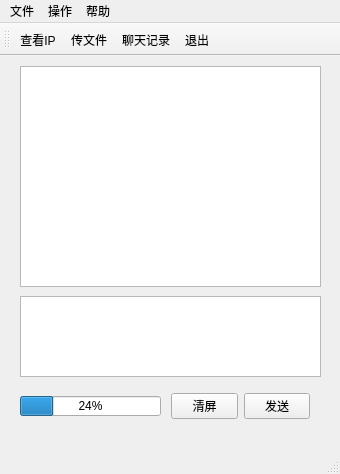
<?xml version="1.0" encoding="UTF-8"?>
<ui version="4.0">
 <class>MainWindow</class>
 <widget class="QMainWindow" name="MainWindow">
  <property name="geometry">
   <rect>
    <x>0</x>
    <y>0</y>
    <width>340</width>
    <height>474</height>
   </rect>
  </property>
  <property name="windowTitle">
   <string>MainWindow</string>
  </property>
  <property name="iconSize">
   <size>
    <width>25</width>
    <height>30</height>
   </size>
  </property>
  <widget class="QWidget" name="centralWidget">
   <property name="layoutDirection">
    <enum>Qt::LeftToRight</enum>
   </property>
   <widget class="QTextEdit" name="textEdit">
    <property name="geometry">
     <rect>
      <x>20</x>
      <y>240</y>
      <width>301</width>
      <height>81</height>
     </rect>
    </property>
   </widget>
   <widget class="QListWidget" name="listWidget">
    <property name="geometry">
     <rect>
      <x>20</x>
      <y>10</y>
      <width>301</width>
      <height>221</height>
     </rect>
    </property>
    <property name="wordWrap">
     <bool>true</bool>
    </property>
   </widget>
   <widget class="QProgressBar" name="progressBar">
    <property name="geometry">
     <rect>
      <x>20</x>
      <y>340</y>
      <width>141</width>
      <height>20</height>
     </rect>
    </property>
    <property name="value">
     <number>24</number>
    </property>
   </widget>
   <widget class="QWidget" name="horizontalLayoutWidget">
    <property name="geometry">
     <rect>
      <x>160</x>
      <y>320</y>
      <width>161</width>
      <height>61</height>
     </rect>
    </property>
    <layout class="QHBoxLayout" name="horizontalLayout">
     <item>
      <widget class="QPushButton" name="clearButton">
       <property name="toolTip">
        <string>清除消息显示</string>
       </property>
       <property name="text">
        <string>清屏</string>
       </property>
      </widget>
     </item>
     <item>
      <widget class="QPushButton" name="sendButton">
       <property name="toolTip">
        <string>按Ctrl+Enter键发送消息</string>
       </property>
       <property name="text">
        <string>发送</string>
       </property>
       <property name="iconSize">
        <size>
         <width>16</width>
         <height>16</height>
        </size>
       </property>
       <property name="shortcut">
        <string>Ctrl+Return</string>
       </property>
      </widget>
     </item>
    </layout>
   </widget>
  </widget>
  <widget class="QToolBar" name="mainToolBar">
   <property name="allowedAreas">
    <set>Qt::BottomToolBarArea|Qt::TopToolBarArea</set>
   </property>
   <property name="iconSize">
    <size>
     <width>23</width>
     <height>30</height>
    </size>
   </property>
   <property name="toolButtonStyle">
    <enum>Qt::ToolButtonTextBesideIcon</enum>
   </property>
   <property name="floatable">
    <bool>false</bool>
   </property>
   <attribute name="toolBarArea">
    <enum>TopToolBarArea</enum>
   </attribute>
   <attribute name="toolBarBreak">
    <bool>false</bool>
   </attribute>
   <addaction name="action_IP"/>
   <addaction name="action_sendFile"/>
   <addaction name="action_history"/>
   <addaction name="action_quit"/>
  </widget>
  <widget class="QStatusBar" name="statusBar"/>
  <widget class="QMenuBar" name="menuBar">
   <property name="geometry">
    <rect>
     <x>0</x>
     <y>0</y>
     <width>340</width>
     <height>23</height>
    </rect>
   </property>
   <widget class="QMenu" name="menu">
    <property name="title">
     <string>文件</string>
    </property>
    <addaction name="action_history"/>
    <addaction name="action_quit"/>
   </widget>
   <widget class="QMenu" name="menu_2">
    <property name="title">
     <string>操作</string>
    </property>
    <addaction name="action_sendFile"/>
    <addaction name="action_IP"/>
   </widget>
   <widget class="QMenu" name="menu_3">
    <property name="title">
     <string>帮助</string>
    </property>
    <addaction name="action_about"/>
   </widget>
   <addaction name="menu"/>
   <addaction name="menu_2"/>
   <addaction name="menu_3"/>
  </widget>
  <action name="action_sendFile">
   <property name="icon">
    <iconset resource="../newClient/images.qrc">
     <normaloff>:/actions/icons/sendfile.png</normaloff>:/actions/icons/sendfile.png</iconset>
   </property>
   <property name="text">
    <string>传文件</string>
   </property>
   <property name="toolTip">
    <string>传文件</string>
   </property>
  </action>
  <action name="action_about">
   <property name="icon">
    <iconset resource="../newClient/images.qrc">
     <normaloff>:/actions/icons/about.png</normaloff>:/actions/icons/about.png</iconset>
   </property>
   <property name="text">
    <string>关于</string>
   </property>
   <property name="toolTip">
    <string>关于</string>
   </property>
  </action>
  <action name="action_quit">
   <property name="icon">
    <iconset resource="../newClient/images.qrc">
     <normaloff>:/actions/icons/quit.png</normaloff>:/actions/icons/quit.png</iconset>
   </property>
   <property name="text">
    <string>退出</string>
   </property>
   <property name="toolTip">
    <string>退出</string>
   </property>
  </action>
  <action name="action_history">
   <property name="icon">
    <iconset resource="../newClient/images.qrc">
     <normaloff>:/actions/icons/history.png</normaloff>:/actions/icons/history.png</iconset>
   </property>
   <property name="text">
    <string>聊天记录</string>
   </property>
   <property name="toolTip">
    <string>显示聊天记录</string>
   </property>
  </action>
  <action name="action_IP">
   <property name="icon">
    <iconset>
     <normaloff>:/actions/icons/network.png</normaloff>:/actions/icons/network.png</iconset>
   </property>
   <property name="text">
    <string>查看IP</string>
   </property>
   <property name="toolTip">
    <string>查看本机IP地址</string>
   </property>
  </action>
 </widget>
 <layoutdefault spacing="6" margin="11"/>
 <resources/>
 <connections/>
</ui>
